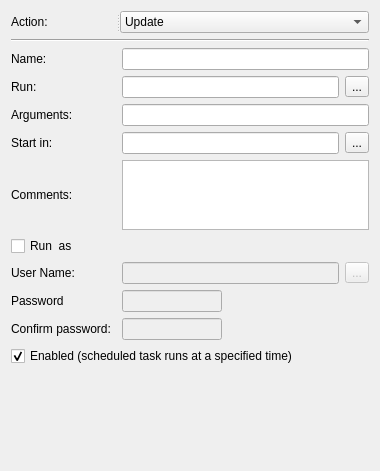
<?xml version="1.0" encoding="UTF-8"?>
<ui version="4.0">
 <class>ScheduledTasksWidget</class>
 <widget class="QWidget" name="ScheduledTasksWidget">
  <property name="geometry">
   <rect>
    <x>0</x>
    <y>0</y>
    <width>380</width>
    <height>471</height>
   </rect>
  </property>
  <property name="windowTitle">
   <string>Form</string>
  </property>
  <layout class="QGridLayout" name="gridLayout">
   <item row="0" column="0" colspan="3">
    <widget class="QSplitter" name="splitter">
     <property name="orientation">
      <enum>Qt::Horizontal</enum>
     </property>
     <widget class="QLabel" name="actionLabel">
      <property name="sizePolicy">
       <sizepolicy hsizetype="Fixed" vsizetype="Preferred">
        <horstretch>1</horstretch>
        <verstretch>0</verstretch>
       </sizepolicy>
      </property>
      <property name="minimumSize">
       <size>
        <width>105</width>
        <height>0</height>
       </size>
      </property>
      <property name="font">
       <font>
        <pointsize>9</pointsize>
       </font>
      </property>
      <property name="text">
       <string>Action:</string>
      </property>
      <property name="buddy">
       <cstring>actionComboBox</cstring>
      </property>
     </widget>
     <widget class="QComboBox" name="actionComboBox">
      <property name="sizePolicy">
       <sizepolicy hsizetype="Fixed" vsizetype="Fixed">
        <horstretch>180</horstretch>
        <verstretch>0</verstretch>
       </sizepolicy>
      </property>
      <property name="minimumSize">
       <size>
        <width>180</width>
        <height>0</height>
       </size>
      </property>
      <property name="currentText">
       <string>Update</string>
      </property>
      <property name="currentIndex">
       <number>2</number>
      </property>
      <item>
       <property name="text">
        <string>Create</string>
       </property>
      </item>
      <item>
       <property name="text">
        <string>Replace</string>
       </property>
      </item>
      <item>
       <property name="text">
        <string>Update</string>
       </property>
      </item>
      <item>
       <property name="text">
        <string>Delete</string>
       </property>
      </item>
     </widget>
    </widget>
   </item>
   <item row="1" column="0" colspan="3">
    <widget class="Line" name="line">
     <property name="font">
      <font>
       <pointsize>9</pointsize>
      </font>
     </property>
     <property name="orientation">
      <enum>Qt::Horizontal</enum>
     </property>
    </widget>
   </item>
   <item row="2" column="0">
    <widget class="QLabel" name="nameLabel">
     <property name="text">
      <string>Name:</string>
     </property>
     <property name="buddy">
      <cstring>nameLineEdit</cstring>
     </property>
    </widget>
   </item>
   <item row="3" column="0">
    <widget class="QLabel" name="runLabel">
     <property name="text">
      <string>Run:</string>
     </property>
    </widget>
   </item>
   <item row="3" column="1">
    <widget class="QLineEdit" name="runLineEdit"/>
   </item>
   <item row="3" column="2">
    <widget class="QToolButton" name="runToolButton">
     <property name="text">
      <string>...</string>
     </property>
    </widget>
   </item>
   <item row="4" column="0">
    <widget class="QLabel" name="argumetsLabel">
     <property name="sizePolicy">
      <sizepolicy hsizetype="Fixed" vsizetype="Preferred">
       <horstretch>117</horstretch>
       <verstretch>0</verstretch>
      </sizepolicy>
     </property>
     <property name="minimumSize">
      <size>
       <width>105</width>
       <height>0</height>
      </size>
     </property>
     <property name="text">
      <string>Arguments:</string>
     </property>
     <property name="buddy">
      <cstring>argumentsLineEdit</cstring>
     </property>
    </widget>
   </item>
   <item row="5" column="0">
    <widget class="QLabel" name="startLabel">
     <property name="sizePolicy">
      <sizepolicy hsizetype="Fixed" vsizetype="Preferred">
       <horstretch>117</horstretch>
       <verstretch>0</verstretch>
      </sizepolicy>
     </property>
     <property name="minimumSize">
      <size>
       <width>105</width>
       <height>0</height>
      </size>
     </property>
     <property name="text">
      <string>Start in:</string>
     </property>
     <property name="buddy">
      <cstring>startLineEdit</cstring>
     </property>
    </widget>
   </item>
   <item row="5" column="1">
    <widget class="QLineEdit" name="startLineEdit">
     <property name="enabled">
      <bool>true</bool>
     </property>
     <property name="layoutDirection">
      <enum>Qt::LeftToRight</enum>
     </property>
     <property name="echoMode">
      <enum>QLineEdit::Normal</enum>
     </property>
    </widget>
   </item>
   <item row="5" column="2">
    <widget class="QToolButton" name="startToolButton">
     <property name="text">
      <string>...</string>
     </property>
    </widget>
   </item>
   <item row="6" column="0">
    <widget class="QLabel" name="commentsLabel">
     <property name="text">
      <string>Comments:</string>
     </property>
     <property name="buddy">
      <cstring>commentsTextEdit</cstring>
     </property>
    </widget>
   </item>
   <item row="6" column="1" colspan="2">
    <widget class="QTextEdit" name="commentsTextEdit">
     <property name="sizePolicy">
      <sizepolicy hsizetype="Expanding" vsizetype="Fixed">
       <horstretch>0</horstretch>
       <verstretch>0</verstretch>
      </sizepolicy>
     </property>
     <property name="minimumSize">
      <size>
       <width>0</width>
       <height>70</height>
      </size>
     </property>
     <property name="maximumSize">
      <size>
       <width>16777215</width>
       <height>70</height>
      </size>
     </property>
     <property name="html">
      <string>&lt;!DOCTYPE HTML PUBLIC &quot;-//W3C//DTD HTML 4.0//EN&quot; &quot;http://www.w3.org/TR/REC-html40/strict.dtd&quot;&gt;
&lt;html&gt;&lt;head&gt;&lt;meta name=&quot;qrichtext&quot; content=&quot;1&quot; /&gt;&lt;style type=&quot;text/css&quot;&gt;
p, li { white-space: pre-wrap; }
&lt;/style&gt;&lt;/head&gt;&lt;body style=&quot; font-family:'Noto Sans'; font-size:9pt; font-weight:400; font-style:normal;&quot;&gt;
&lt;p style=&quot;-qt-paragraph-type:empty; margin-top:0px; margin-bottom:0px; margin-left:0px; margin-right:0px; -qt-block-indent:0; text-indent:0px;&quot;&gt;&lt;br /&gt;&lt;/p&gt;&lt;/body&gt;&lt;/html&gt;</string>
     </property>
    </widget>
   </item>
   <item row="7" column="0">
    <widget class="QCheckBox" name="runUsCheckBox">
     <property name="text">
      <string>Run  as</string>
     </property>
    </widget>
   </item>
   <item row="8" column="0">
    <widget class="QLabel" name="usetNameLabel">
     <property name="text">
      <string>User Name:</string>
     </property>
     <property name="buddy">
      <cstring>userNameLineEdit</cstring>
     </property>
    </widget>
   </item>
   <item row="8" column="1">
    <widget class="QLineEdit" name="userNameLineEdit">
     <property name="enabled">
      <bool>false</bool>
     </property>
    </widget>
   </item>
   <item row="8" column="2">
    <widget class="QToolButton" name="userNameToolButton">
     <property name="enabled">
      <bool>false</bool>
     </property>
     <property name="text">
      <string>...</string>
     </property>
    </widget>
   </item>
   <item row="9" column="0">
    <widget class="QLabel" name="passwordLabel">
     <property name="text">
      <string>Password</string>
     </property>
     <property name="buddy">
      <cstring>passwordLineEdit</cstring>
     </property>
    </widget>
   </item>
   <item row="9" column="1">
    <widget class="QLineEdit" name="passwordLineEdit">
     <property name="enabled">
      <bool>false</bool>
     </property>
     <property name="sizePolicy">
      <sizepolicy hsizetype="Fixed" vsizetype="Fixed">
       <horstretch>0</horstretch>
       <verstretch>0</verstretch>
      </sizepolicy>
     </property>
     <property name="maximumSize">
      <size>
       <width>100</width>
       <height>16777215</height>
      </size>
     </property>
     <property name="echoMode">
      <enum>QLineEdit::Password</enum>
     </property>
    </widget>
   </item>
   <item row="10" column="0">
    <widget class="QLabel" name="confirmPasswordLabel">
     <property name="text">
      <string>Confirm password:</string>
     </property>
     <property name="buddy">
      <cstring>confirmPasswordLineEdit</cstring>
     </property>
    </widget>
   </item>
   <item row="10" column="1">
    <widget class="QLineEdit" name="confirmPasswordLineEdit">
     <property name="enabled">
      <bool>false</bool>
     </property>
     <property name="sizePolicy">
      <sizepolicy hsizetype="Fixed" vsizetype="Fixed">
       <horstretch>0</horstretch>
       <verstretch>0</verstretch>
      </sizepolicy>
     </property>
     <property name="minimumSize">
      <size>
       <width>100</width>
       <height>0</height>
      </size>
     </property>
     <property name="maximumSize">
      <size>
       <width>100</width>
       <height>16777215</height>
      </size>
     </property>
     <property name="echoMode">
      <enum>QLineEdit::Password</enum>
     </property>
    </widget>
   </item>
   <item row="11" column="0" colspan="2">
    <widget class="QCheckBox" name="enabledCheckBox">
     <property name="text">
      <string>Enabled (scheduled task runs at a specified time)</string>
     </property>
     <property name="checked">
      <bool>true</bool>
     </property>
    </widget>
   </item>
   <item row="12" column="0" colspan="3">
    <spacer name="verticalSpacer">
     <property name="orientation">
      <enum>Qt::Vertical</enum>
     </property>
     <property name="sizeType">
      <enum>QSizePolicy::Expanding</enum>
     </property>
     <property name="sizeHint" stdset="0">
      <size>
       <width>20</width>
       <height>40</height>
      </size>
     </property>
    </spacer>
   </item>
   <item row="2" column="1" colspan="2">
    <widget class="QLineEdit" name="nameLineEdit"/>
   </item>
   <item row="4" column="1" colspan="2">
    <widget class="QLineEdit" name="argumentsLineEdit"/>
   </item>
  </layout>
 </widget>
 <tabstops>
  <tabstop>actionComboBox</tabstop>
  <tabstop>nameLineEdit</tabstop>
  <tabstop>runLineEdit</tabstop>
  <tabstop>runToolButton</tabstop>
  <tabstop>argumentsLineEdit</tabstop>
  <tabstop>startLineEdit</tabstop>
  <tabstop>startToolButton</tabstop>
  <tabstop>commentsTextEdit</tabstop>
  <tabstop>runUsCheckBox</tabstop>
  <tabstop>userNameLineEdit</tabstop>
  <tabstop>userNameToolButton</tabstop>
  <tabstop>passwordLineEdit</tabstop>
  <tabstop>confirmPasswordLineEdit</tabstop>
  <tabstop>enabledCheckBox</tabstop>
 </tabstops>
 <resources/>
 <connections>
  <connection>
   <sender>runUsCheckBox</sender>
   <signal>toggled(bool)</signal>
   <receiver>userNameLineEdit</receiver>
   <slot>setEnabled(bool)</slot>
   <hints>
    <hint type="sourcelabel">
     <x>189</x>
     <y>260</y>
    </hint>
    <hint type="destinationlabel">
     <x>235</x>
     <y>290</y>
    </hint>
   </hints>
  </connection>
 </connections>
</ui>
